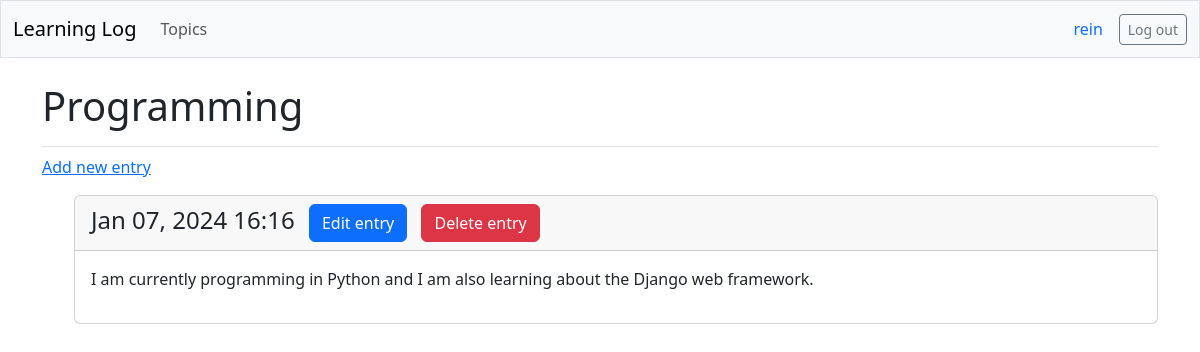
/topics/8/ (signed in), run on an earlier commit of the app's database.
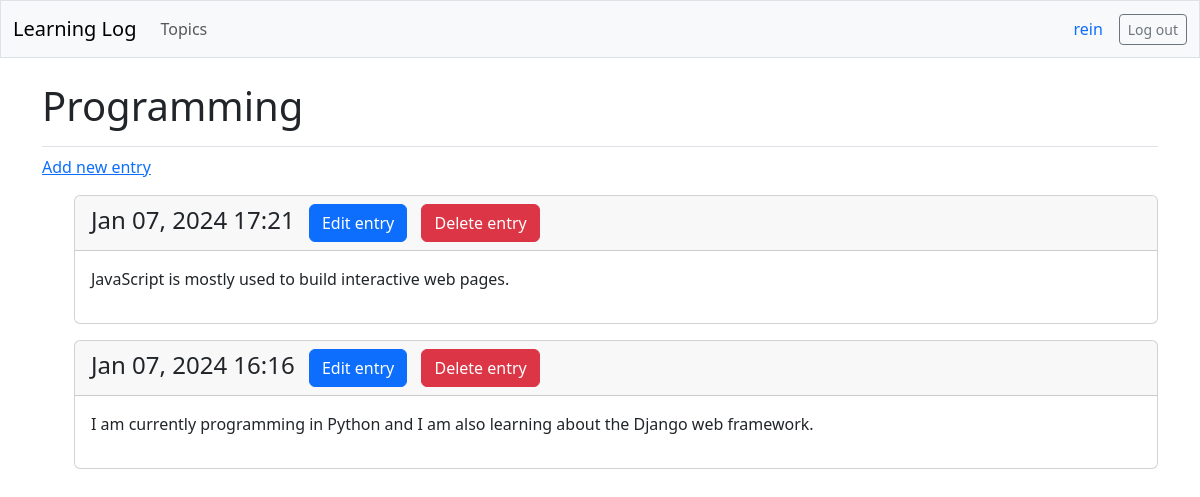
And on a later commit of the database.
### learning_logs/models.py (models this page shows, shortened)
class Topic(models.Model):
    text = models.CharField(max_length=256)
    date_added = models.DateTimeField(auto_now_add=True)
    owner = models.ForeignKey(User, on_delete=models.CASCADE)

class Entry(models.Model):
    topic = models.ForeignKey(Topic, on_delete=models.CASCADE)
    text = models.TextField()
    date_added = models.DateTimeField(auto_now_add=True)
    class Meta:
        verbose_name_plural = "entries"

### learning_logs/views.py (the view)
# urls.py: path("topics/<int:topic_id>/", views.topic, name="topic"),
@login_required
def topic(request, topic_id):
    topic = Topic.objects.get(id=topic_id)
    check_topic_owner(request, topic)
    entries = topic.entry_set.order_by("-date_added")
    context = {"topic": topic, "entries": entries}
    return render(request, "learning_logs/topic.html", context)

### learning_logs/views.py (called while the page is built)
def check_topic_owner(request, topic):
    if topic.owner != request.user:
        raise Http404

### learning_logs/templates/learning_logs/topic.html
{% extends 'learning_logs/base.html' %}
{% block page_header %}
<h1>{{ topic.text }}</h1>
{% endblock page_header %}
{% block content %}
<p><a href="{% url 'learning_logs:new_entry' topic.id %}">Add new entry</a></p>
<ul>
    {% for entry in entries %}
    <div class="card mb-3">
        <h4 class="card-header">
            {{ entry.date_added|date:'M d, Y H:i' }}
            <a class="btn btn-primary btn-md ms-2" href="{% url 'learning_logs:edit_entry' entry.id %}">
                Edit entry</a>
            <a class="btn btn-danger btn-md ms-2" href="{% url 'learning_logs:delete_entry' entry.id %}">
                Delete entry</a>
        </h4>
        <div class="card-body">{{ entry.text|linebreaks }}</div>
    </div>
    {% empty %}
    <p>There are no entries for this topic yet.</p>
    {% endfor %}
</ul>
{% endblock content %}

### learning_logs/templates/learning_logs/base.html (shortened to what this page needs)
<!DOCTYPE html>
<html lang="en">
<head>
    {% load django_bootstrap5 %}
    {% bootstrap_css %}
</head>
<body>
    <nav class="navbar navbar-expand-md navbar-light bg-light mb-4 border">
        <div class="container-fluid">
            <a class="navbar-brand" href="{% url 'learning_logs:index' %}">
                Learning Log</a>
            <div class="collapse navbar-collapse" id="navbarCollapse">
                <ul class="navbar-nav me-auto mb-2 mb-md-0">
                    <li class="nav-item">
                        <a class="nav-link" href="{% url 'learning_logs:topics' %}">Topics</a>
                    </li>
                </ul>
                <ul class="navbar-nav ms-auto mb-2 mb-md-0">
                    {% if user.is_authenticated %}
                    <li class="nav-item me-2">
                        <span class="navbar-text me-2 text-primary">{{ user.username }}</span>
                    </li>
                    {% endif %}
                </ul>
                {% if user.is_authenticated %}
                <form action="{% url 'accounts:logout' %}" method="POST">
                    <button type="submit" class="btn btn-outline-secondary btn-sm">
                        Log out</button>
                </form>
                {% endif %}
            </div>
        </div>
    </nav>
    <main class="container">
        <div class="pb-2 mb-2 border-bottom">
            {% block page_header %}{% endblock page_header %}
        </div>
        <div>
            {% block content %}{% endblock content %}
        </div>
    </main>
</body>
</html>

What changed in the data, as far as the page shows it:
added Entry: date_added "Jan 07, 2024 17:21", text "JavaScript is mostly used to build interactive web pages."
